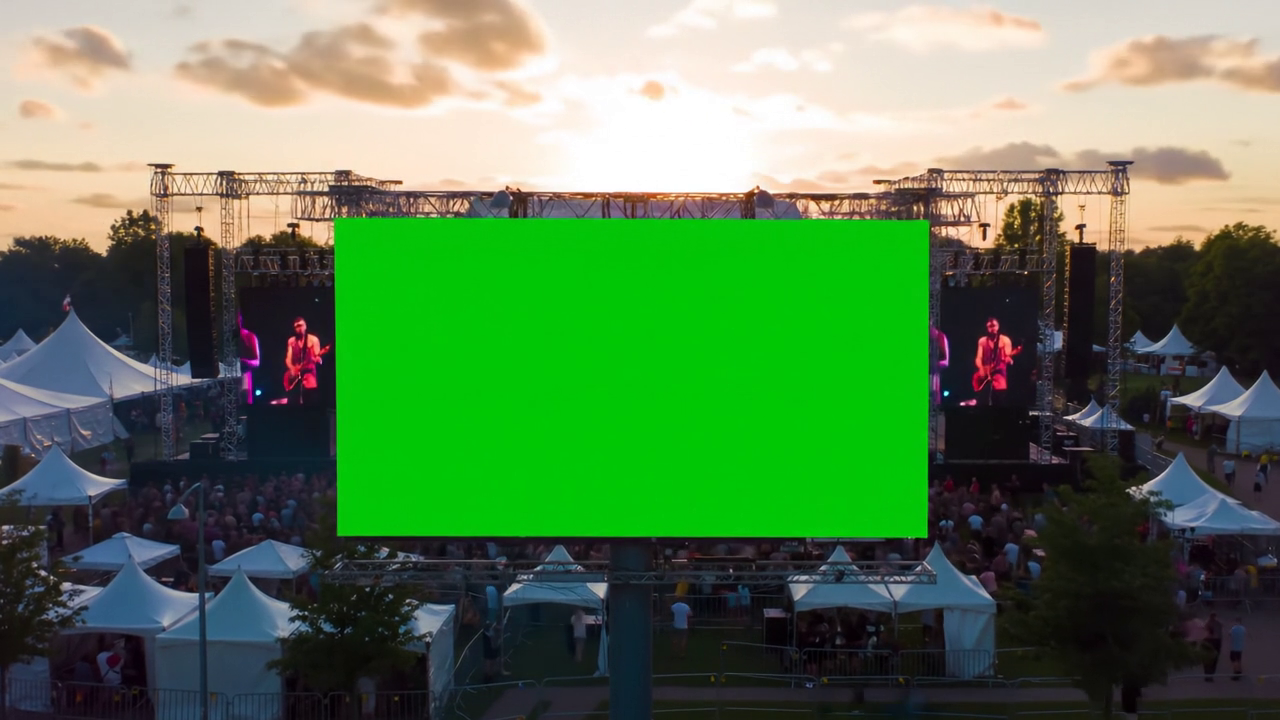
#> input picture frame 19 of input-video-03.mp4, 1280 x 720 px, given in place of generated-video.mp4, which was not available
$ jupyter execute video_processing.ipynb
#> lines starting #> are read from the running program, lines starting #| are printed output that depends on the picture; after the words box and inside, x2 and y2 are one past the last pixel; in counts of white or black regions, pixels touching at a corner belong together; pictures that were not available may be replaced by others from this repository, and a replacement may not be noted
[cell 1]
import cv2
import numpy as np

# Open the video capture
cap = cv2.VideoCapture("generated-video.mp4")
ret, frame = cap.read()  # Read the first frame
#> frame is the input picture: shape (720, 1280, 3); mean B, G, R 83.5, 125.4, 90.8
cap.release()

if ret:
    # frame shape: (height, width, 3) for RGB
    print("2D RGB vector shape:", frame.shape)
#| 2D RGB vector shape: (720, 1280, 3)
    print("2D RGB array (partial):")
    print(frame)  # This will print the full 2D array with RGB per pixel
#> (printed output is left out)

    # To print a small region for clarity
    print("Sample (first 2 rows, 4 columns):")
    print(frame[:2, :4, :])  # Displays RGB for a 2x4 pixel region
#| [[[199 204 210]
#|   [197 202 208]
#|   [197 202 208]
#|   [197 202 208]]
#|  [[199 204 210]
#|   [197 202 208]
#|   [197 202 208]
#|   [197 202 208]]]
else:
    print("Failed to read video.")

[cell 2]
# Find the color of the center pixel in the frame
height, width, _ = frame.shape
#> height = 720; width = 1280
center_y = height // 2
#> center_y = 360
center_x = width // 2
#> center_x = 640
center_pixel = frame[center_y, center_x]
#> center_pixel = [5, 199, 0]
print(f"Center pixel coordinates: ({center_x}, {center_y})")
#| Center pixel coordinates: (640, 360)
print(f"Center pixel color (RGB): {center_pixel}")
#| Center pixel color (RGB): [  5 199   0]

[cell 3]
# Replace pixels close to color (86, 223, 66) with white
target_color = np.array([86, 223, 66])
tolerance = 15
lower = target_color - tolerance
upper = target_color + tolerance

# Create mask for target color range
mask = cv2.inRange(frame, lower, upper)
#> mask: shape (720, 1280); every value is 0

# Replace matching pixels with white
frame[mask > 0] = [255, 255, 255]

# Save the modified frame as an image
cv2.imwrite("frame_with_target_color_replaced.png", frame)
print("Saved as frame_with_target_color_replaced.png")

[cell 4]
# Find the largest rectangle of white pixels (255, 255, 255) in the frame
white_mask = np.all(frame == [255, 255, 255], axis=-1).astype(np.uint8)
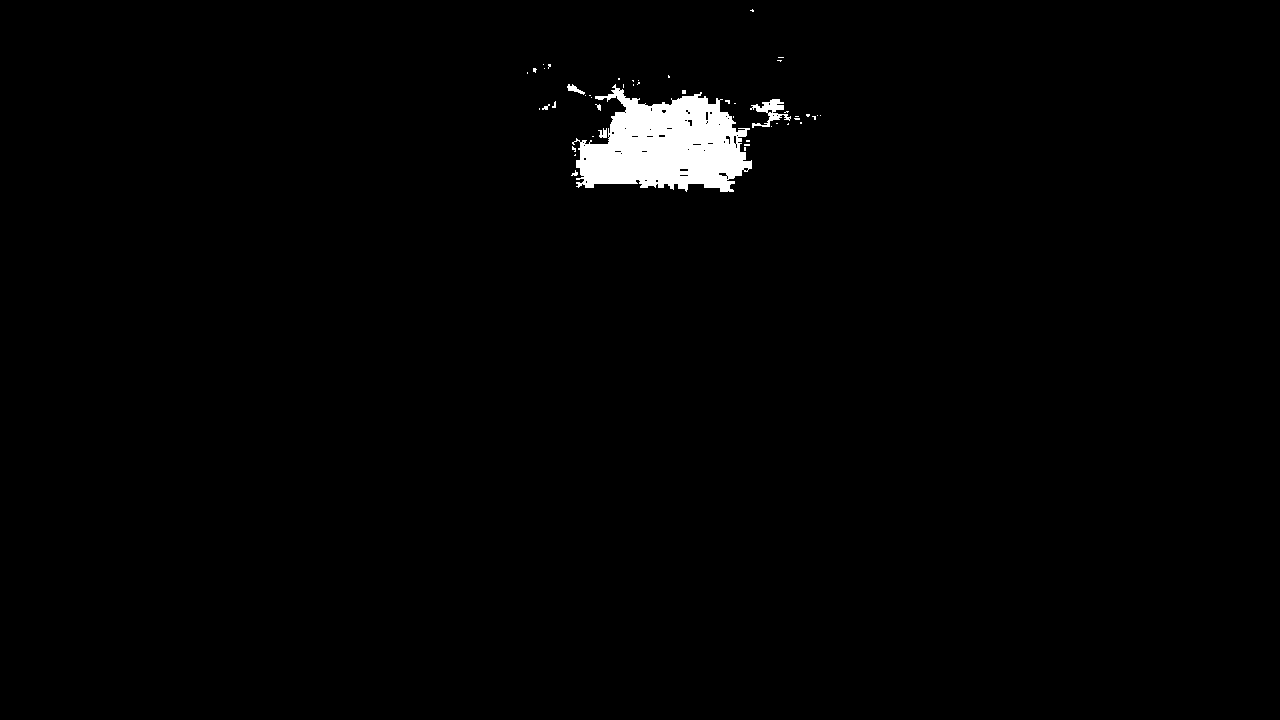
#> white_mask: shape (720, 1280); values 0 (black) and 1 (white), 1.4% white; 48 white regions (41 under 20 px)

# Use OpenCV to find contours of white regions
contours, _ = cv2.findContours(white_mask, cv2.RETR_EXTERNAL, cv2.CHAIN_APPROX_SIMPLE)
#> contours = 48 contours, 44 with area under 20; largest, box (x1, y1, x2, y2) and area: (572, 84, 752, 192) 11924, (750, 99, 791, 128) 348, (567, 84, 585, 95) 59, (598, 128, 607, 138) 36

max_area = 0
largest_rect = None

for cnt in contours:
    x, y, w, h = cv2.boundingRect(cnt)
    area = w * h
    if area > max_area:
        max_area = area
        largest_rect = (x, y, x + w - 1, y + h - 1)  # (x_min, y_min, x_max, y_max)
#> this loop made 48 passes
#> (x, y, w, h, area, max_area, largest_rect) on passes 1, 8, 27, 34: (571, 170, 7, 6, 42, 42, (571, 170, 577, 175)), (598, 128, 9, 10, 90, 90, (598, 128, 606, 137)), (750, 99, 41, 29, 1189, 1189, (750, 99, 790, 127)), (572, 84, 180, 108, 19440, 19440, (572, 84, 751, 191))
#> (x, y, w, h, area) on passes 4, 22, 23, 25, 26, 35: (572, 146, 4, 6, 24), (595, 104, 6, 7, 42), (542, 104, 8, 6, 48), (552, 101, 4, 7, 28), (725, 100, 5, 4, 20), (567, 84, 18, 11, 198)
#> after the loop, max_area = 19440

if largest_rect:
    x_min, y_min, x_max, y_max = largest_rect
#> x_min = 572; y_min = 84; x_max = 751; y_max = 191
    top_left = (x_min, y_min)
#> top_left = (572, 84)
    top_right = (x_max, y_min)
#> top_right = (751, 84)
    bottom_left = (x_min, y_max)
#> bottom_left = (572, 191)
    bottom_right = (x_max, y_max)
#> bottom_right = (751, 191)
    print(f"Largest white rectangle coordinates:")
    print(f"Top Left: {top_left}")
#| Top Left: (572, 84)
    print(f"Top Right: {top_right}")
#| Top Right: (751, 84)
    print(f"Bottom Left: {bottom_left}")
#| Bottom Left: (572, 191)
    print(f"Bottom Right: {bottom_right}")
#| Bottom Right: (751, 191)
    print(f"Area: {max_area}")
#| Area: 19440
else:
    print("No white rectangle found.")


$ run again, starting later in the video
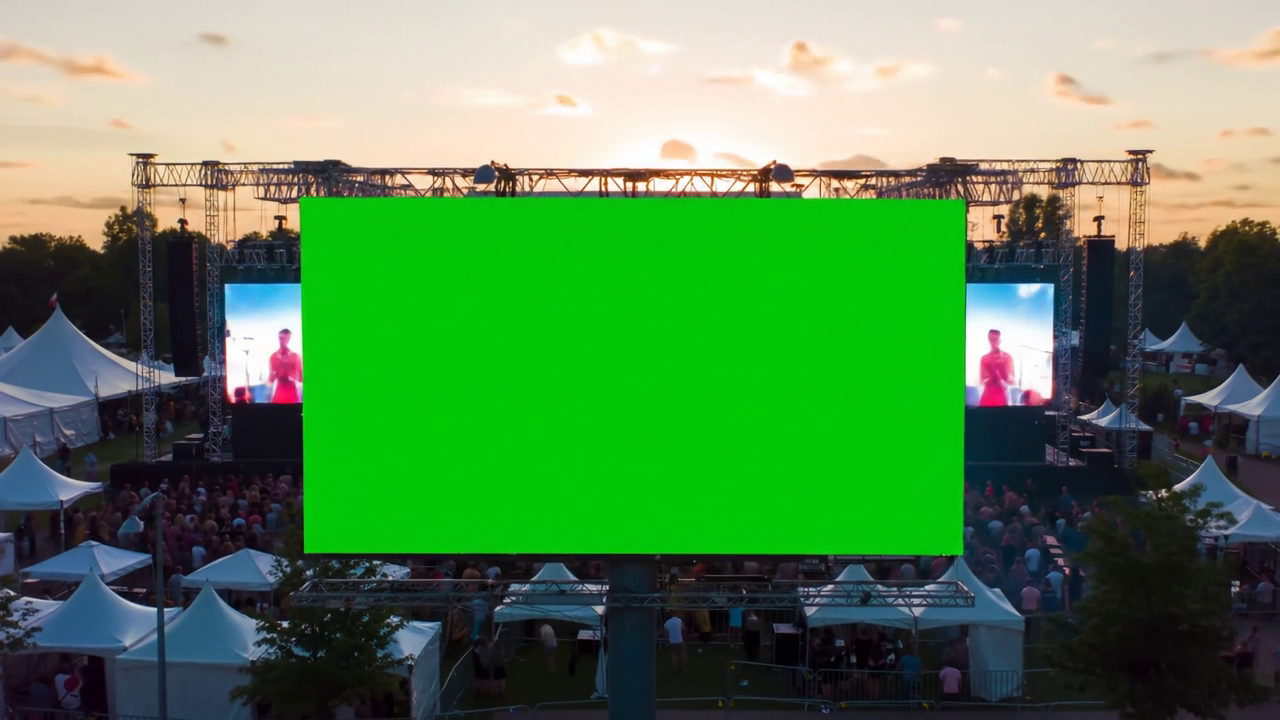
#> input picture frame 86 of input-video-03.mp4, 1280 x 720 px, given in place of generated-video.mp4, which was not available
#> frame is the input picture: shape (720, 1280, 3); mean B, G, R 82.9, 133.4, 86.5
#| 2D RGB vector shape: (720, 1280, 3)
#> (printed output is left out)
#| [[[195 202 208]
#|   [195 202 208]
#|   [195 202 208]
#|   [195 202 208]]
#|  [[197 204 210]
#|   [197 204 210]
#> (further printed lines are left out)
#> center_pixel = [5, 199, 0]
#| Center pixel coordinates: (640, 360)
#| Center pixel color (RGB): [  5 199   0]
#> `mask = cv2.inRange(frame, lower, upper)`:
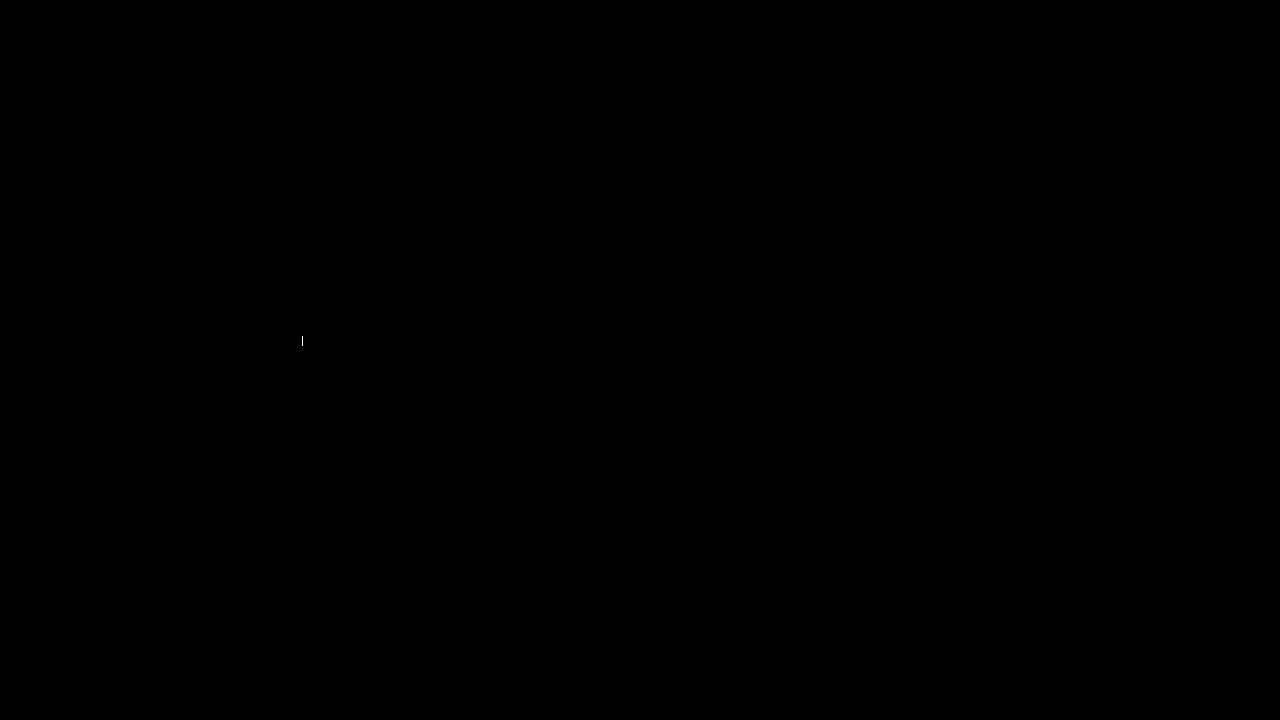
#> mask: shape (720, 1280); 0% white in thin lines or dots, all inside (x1, y1, x2, y2) = (302, 336, 303, 346)
#> white_mask: shape (720, 1280); values 0 (black) and 1 (white), 0.04% white in thin lines or dots, all inside (x1, y1, x2, y2) = (228, 57, 1052, 379)
#> contours = 61 contours, 59 with area under 20; largest, box (x1, y1, x2, y2) and area: (1023, 366, 1030, 378) 27, (640, 147, 656, 154) 20
#> the loop `for cnt in contours:` made 61 passes
#> (x, y, w, h, area, max_area, largest_rect) on passes 5, 31, 55: (1023, 366, 7, 12, 84, 84, (1023, 366, 1029, 377)), (248, 338, 12, 8, 96, 96, (248, 338, 259, 345)), (640, 147, 16, 7, 112, 112, (640, 147, 655, 153))
#> after the loop `for cnt in contours:`: max_area = 112
#> x_min = 640; y_min = 147; x_max = 655; y_max = 153
#> top_left = (640, 147)
#> top_right = (655, 147)
#> bottom_left = (640, 153)
#> bottom_right = (655, 153)
#| Top Left: (640, 147)
#| Top Right: (655, 147)
#| Bottom Left: (640, 153)
#| Bottom Right: (655, 153)
#| Area: 112
